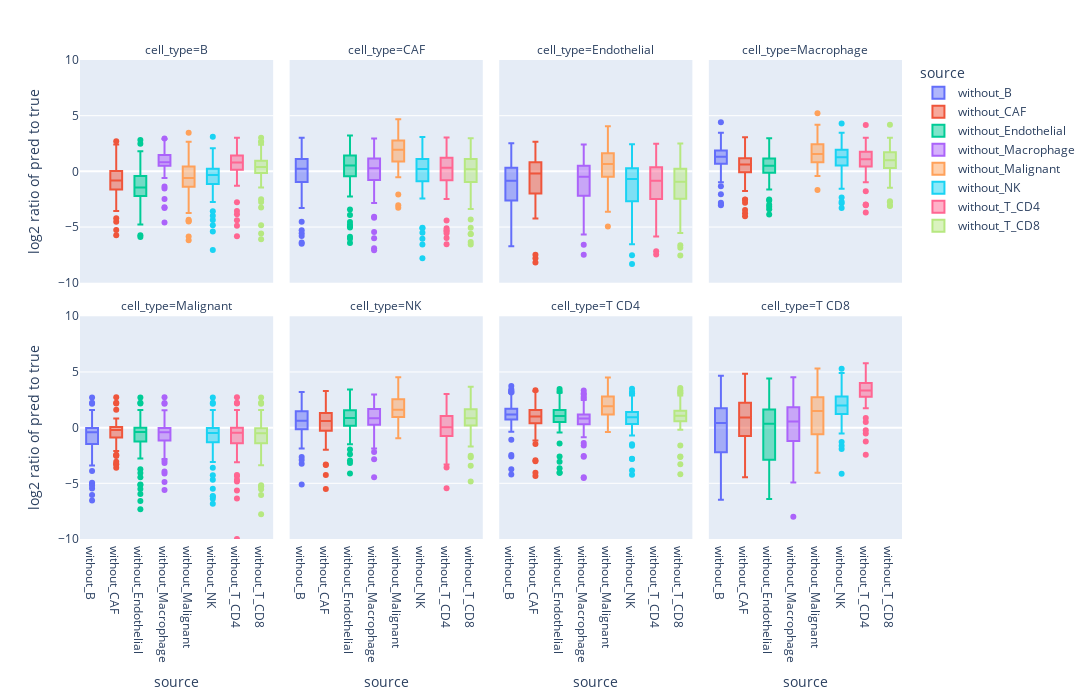

Source (notebook cell):
### Code cell
fig = px.box(
    df[df["source"].str.contains("without")],
    x="source",
    y="log2 ratio of pred to true",
    facet_col="cell_type",
    color="source",
    facet_col_wrap=4
)
fig.update_yaxes(
    range=(-10, 10),
#     scaleanchor="x", scaleratio=1,
#     showticklabels=True,
)
fig.update_layout(
    width=1200,
    height=700,
)
fig.show()
